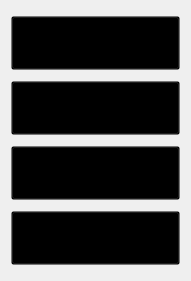
  <widget class="QWidget" name="verticalLayoutWidget_2">
   <property name="geometry">
    <rect>
     <x>190</x>
     <y>140</y>
     <width>191</width>
     <height>281</height>
    </rect>
   </property>
   <layout class="QVBoxLayout" name="verticalLayout_2">
    <item>
     <widget class="QPushButton" name="parkButton">
      <property name="palette">
       <palette>
        <active>
         <colorrole role="WindowText">
          <brush brushstyle="SolidPattern">
           <color alpha="255">
            <red>85</red>
            <green>170</green>
            <blue>255</blue>
           </color>
          </brush>
         </colorrole>
         <colorrole role="Button">
          <brush brushstyle="SolidPattern">
           <color alpha="0">
            <red>0</red>
            <green>0</green>
            <blue>0</blue>
           </color>
          </brush>
         </colorrole>
         <colorrole role="Midlight">
          <brush brushstyle="SolidPattern">
           <color alpha="255">
            <red>85</red>
            <green>255</green>
            <blue>255</blue>
           </color>
          </brush>
         </colorrole>
         <colorrole role="Dark">
          <brush brushstyle="SolidPattern">
           <color alpha="255">
            <red>85</red>
            <green>255</green>
            <blue>255</blue>
           </color>
          </brush>
         </colorrole>
         <colorrole role="Mid">
          <brush brushstyle="SolidPattern">
           <color alpha="255">
            <red>85</red>
            <green>255</green>
            <blue>255</blue>
           </color>
          </brush>
         </colorrole>
         <colorrole role="Text">
          <brush brushstyle="SolidPattern">
           <color alpha="255">
            <red>85</red>
            <green>255</green>
            <blue>255</blue>
           </color>
          </brush>
         </colorrole>
         <colorrole role="ButtonText">
          <brush brushstyle="SolidPattern">
           <color alpha="255">
            <red>0</red>
            <green>0</green>
            <blue>0</blue>
           </color>
          </brush>
         </colorrole>
         <colorrole role="Base">
          <brush brushstyle="SolidPattern">
           <color alpha="0">
            <red>0</red>
            <green>0</green>
            <blue>0</blue>
           </color>
          </brush>
         </colorrole>
         <colorrole role="Window">
          <brush brushstyle="SolidPattern">
           <color alpha="0">
            <red>0</red>
            <green>0</green>
            <blue>0</blue>
           </color>
          </brush>
         </colorrole>
        </active>
        <inactive>
         <colorrole role="WindowText">
          <brush brushstyle="SolidPattern">
           <color alpha="255">
            <red>85</red>
            <green>170</green>
            <blue>255</blue>
           </color>
          </brush>
         </colorrole>
         <colorrole role="Button">
          <brush brushstyle="SolidPattern">
           <color alpha="0">
            <red>0</red>
            <green>0</green>
            <blue>0</blue>
           </color>
          </brush>
         </colorrole>
         <colorrole role="Midlight">
          <brush brushstyle="SolidPattern">
           <color alpha="255">
            <red>85</red>
            <green>255</green>
            <blue>255</blue>
           </color>
          </brush>
         </colorrole>
         <colorrole role="Dark">
          <brush brushstyle="SolidPattern">
           <color alpha="255">
            <red>85</red>
            <green>255</green>
            <blue>255</blue>
           </color>
          </brush>
         </colorrole>
         <colorrole role="Mid">
          <brush brushstyle="SolidPattern">
           <color alpha="255">
            <red>85</red>
            <green>255</green>
            <blue>255</blue>
           </color>
          </brush>
         </colorrole>
         <colorrole role="Text">
          <brush brushstyle="SolidPattern">
           <color alpha="255">
            <red>85</red>
            <green>255</green>
            <blue>255</blue>
           </color>
          </brush>
         </colorrole>
         <colorrole role="ButtonText">
          <brush brushstyle="SolidPattern">
           <color alpha="255">
            <red>0</red>
            <green>0</green>
            <blue>0</blue>
           </color>
          </brush>
         </colorrole>
         <colorrole role="Base">
          <brush brushstyle="SolidPattern">
           <color alpha="0">
            <red>0</red>
            <green>0</green>
            <blue>0</blue>
           </color>
          </brush>
         </colorrole>
         <colorrole role="Window">
          <brush brushstyle="SolidPattern">
           <color alpha="0">
            <red>0</red>
            <green>0</green>
            <blue>0</blue>
           </color>
          </brush>
         </colorrole>
        </inactive>
        <disabled>
         <colorrole role="WindowText">
          <brush brushstyle="SolidPattern">
           <color alpha="255">
            <red>85</red>
            <green>255</green>
            <blue>255</blue>
           </color>
          </brush>
         </colorrole>
         <colorrole role="Button">
          <brush brushstyle="SolidPattern">
           <color alpha="0">
            <red>0</red>
            <green>0</green>
            <blue>0</blue>
           </color>
          </brush>
         </colorrole>
         <colorrole role="Midlight">
          <brush brushstyle="SolidPattern">
           <color alpha="255">
            <red>85</red>
            <green>255</green>
            <blue>255</blue>
           </color>
          </brush>
         </colorrole>
         <colorrole role="Dark">
          <brush brushstyle="SolidPattern">
           <color alpha="255">
            <red>85</red>
            <green>255</green>
            <blue>255</blue>
           </color>
          </brush>
         </colorrole>
         <colorrole role="Mid">
          <brush brushstyle="SolidPattern">
           <color alpha="255">
            <red>85</red>
            <green>255</green>
            <blue>255</blue>
           </color>
          </brush>
         </colorrole>
         <colorrole role="Text">
          <brush brushstyle="SolidPattern">
           <color alpha="255">
            <red>85</red>
            <green>255</green>
            <blue>255</blue>
           </color>
          </brush>
         </colorrole>
         <colorrole role="ButtonText">
          <brush brushstyle="SolidPattern">
           <color alpha="255">
            <red>85</red>
            <green>255</green>
            <blue>255</blue>
           </color>
          </brush>
         </colorrole>
         <colorrole role="Base">
          <brush brushstyle="SolidPattern">
           <color alpha="0">
            <red>0</red>
            <green>0</green>
            <blue>0</blue>
           </color>
          </brush>
         </colorrole>
         <colorrole role="Window">
          <brush brushstyle="SolidPattern">
           <color alpha="0">
            <red>0</red>
            <green>0</green>
            <blue>0</blue>
           </color>
          </brush>
         </colorrole>
        </disabled>
       </palette>
      </property>
      <property name="font">
       <font>
        <family>Forte</family>
        <pointsize>25</pointsize>
        <stylestrategy>PreferDefault</stylestrategy>
       </font>
      </property>
      <property name="cursor">
       <cursorShape>PointingHandCursor</cursorShape>
      </property>
      <property name="acceptDrops">
       <bool>false</bool>
      </property>
      <property name="autoFillBackground">
       <bool>false</bool>
      </property>
      <property name="styleSheet">
       <string notr="true"/>
      </property>
      <property name="text">
       <string>Park</string>
      </property>
      <property name="autoRepeat">
       <bool>false</bool>
      </property>
      <property name="autoExclusive">
       <bool>false</bool>
      </property>
      <property name="autoDefault">
       <bool>false</bool>
      </property>
      <property name="default">
       <bool>false</bool>
      </property>
      <property name="flat">
       <bool>false</bool>
      </property>
     </widget>
    </item>
    <item>
     <widget class="QPushButton" name="schoolButton">
      <property name="palette">
       <palette>
        <active>
         <colorrole role="WindowText">
          <brush brushstyle="SolidPattern">
           <color alpha="255">
            <red>85</red>
            <green>170</green>
            <blue>255</blue>
           </color>
          </brush>
         </colorrole>
         <colorrole role="Button">
          <brush brushstyle="SolidPattern">
           <color alpha="0">
            <red>0</red>
            <green>0</green>
            <blue>0</blue>
           </color>
          </brush>
         </colorrole>
         <colorrole role="Midlight">
          <brush brushstyle="SolidPattern">
           <color alpha="255">
            <red>85</red>
            <green>255</green>
            <blue>255</blue>
           </color>
          </brush>
         </colorrole>
         <colorrole role="Dark">
          <brush brushstyle="SolidPattern">
           <color alpha="255">
            <red>85</red>
            <green>255</green>
            <blue>255</blue>
           </color>
          </brush>
         </colorrole>
         <colorrole role="Mid">
          <brush brushstyle="SolidPattern">
           <color alpha="255">
            <red>85</red>
            <green>255</green>
            <blue>255</blue>
           </color>
          </brush>
         </colorrole>
         <colorrole role="Text">
          <brush brushstyle="SolidPattern">
           <color alpha="255">
            <red>85</red>
            <green>255</green>
            <blue>255</blue>
           </color>
          </brush>
         </colorrole>
         <colorrole role="ButtonText">
          <brush brushstyle="SolidPattern">
           <color alpha="255">
            <red>0</red>
            <green>0</green>
            <blue>0</blue>
           </color>
          </brush>
         </colorrole>
         <colorrole role="Base">
          <brush brushstyle="SolidPattern">
           <color alpha="0">
            <red>0</red>
            <green>0</green>
            <blue>0</blue>
           </color>
          </brush>
         </colorrole>
         <colorrole role="Window">
          <brush brushstyle="SolidPattern">
           <color alpha="0">
            <red>0</red>
            <green>0</green>
            <blue>0</blue>
           </color>
          </brush>
         </colorrole>
        </active>
        <inactive>
         <colorrole role="WindowText">
          <brush brushstyle="SolidPattern">
           <color alpha="255">
            <red>85</red>
            <green>170</green>
            <blue>255</blue>
           </color>
          </brush>
         </colorrole>
         <colorrole role="Button">
          <brush brushstyle="SolidPattern">
           <color alpha="0">
            <red>0</red>
            <green>0</green>
            <blue>0</blue>
           </color>
          </brush>
         </colorrole>
         <colorrole role="Midlight">
          <brush brushstyle="SolidPattern">
           <color alpha="255">
            <red>85</red>
            <green>255</green>
            <blue>255</blue>
           </color>
          </brush>
         </colorrole>
         <colorrole role="Dark">
          <brush brushstyle="SolidPattern">
           <color alpha="255">
            <red>85</red>
            <green>255</green>
            <blue>255</blue>
           </color>
          </brush>
         </colorrole>
         <colorrole role="Mid">
          <brush brushstyle="SolidPattern">
           <color alpha="255">
            <red>85</red>
            <green>255</green>
            <blue>255</blue>
           </color>
          </brush>
         </colorrole>
         <colorrole role="Text">
          <brush brushstyle="SolidPattern">
           <color alpha="255">
            <red>85</red>
            <green>255</green>
            <blue>255</blue>
           </color>
          </brush>
         </colorrole>
         <colorrole role="ButtonText">
          <brush brushstyle="SolidPattern">
           <color alpha="255">
            <red>0</red>
            <green>0</green>
            <blue>0</blue>
           </color>
          </brush>
         </colorrole>
         <colorrole role="Base">
          <brush brushstyle="SolidPattern">
           <color alpha="0">
            <red>0</red>
            <green>0</green>
            <blue>0</blue>
           </color>
          </brush>
         </colorrole>
         <colorrole role="Window">
          <brush brushstyle="SolidPattern">
           <color alpha="0">
            <red>0</red>
            <green>0</green>
            <blue>0</blue>
           </color>
          </brush>
         </colorrole>
        </inactive>
        <disabled>
         <colorrole role="WindowText">
          <brush brushstyle="SolidPattern">
           <color alpha="255">
            <red>85</red>
            <green>255</green>
            <blue>255</blue>
           </color>
          </brush>
         </colorrole>
         <colorrole role="Button">
          <brush brushstyle="SolidPattern">
           <color alpha="0">
            <red>0</red>
            <green>0</green>
            <blue>0</blue>
           </color>
          </brush>
         </colorrole>
         <colorrole role="Midlight">
          <brush brushstyle="SolidPattern">
           <color alpha="255">
            <red>85</red>
            <green>255</green>
            <blue>255</blue>
           </color>
          </brush>
         </colorrole>
         <colorrole role="Dark">
          <brush brushstyle="SolidPattern">
           <color alpha="255">
            <red>85</red>
            <green>255</green>
            <blue>255</blue>
           </color>
          </brush>
         </colorrole>
         <colorrole role="Mid">
          <brush brushstyle="SolidPattern">
           <color alpha="255">
            <red>85</red>
            <green>255</green>
            <blue>255</blue>
           </color>
          </brush>
         </colorrole>
         <colorrole role="Text">
          <brush brushstyle="SolidPattern">
           <color alpha="255">
            <red>85</red>
            <green>255</green>
            <blue>255</blue>
           </color>
          </brush>
         </colorrole>
         <colorrole role="ButtonText">
          <brush brushstyle="SolidPattern">
           <color alpha="255">
            <red>85</red>
            <green>255</green>
            <blue>255</blue>
           </color>
          </brush>
         </colorrole>
         <colorrole role="Base">
          <brush brushstyle="SolidPattern">
           <color alpha="0">
            <red>0</red>
            <green>0</green>
            <blue>0</blue>
           </color>
          </brush>
         </colorrole>
         <colorrole role="Window">
          <brush brushstyle="SolidPattern">
           <color alpha="0">
            <red>0</red>
            <green>0</green>
            <blue>0</blue>
           </color>
          </brush>
         </colorrole>
        </disabled>
       </palette>
      </property>
      <property name="font">
       <font>
        <family>Forte</family>
        <pointsize>25</pointsize>
        <stylestrategy>PreferDefault</stylestrategy>
       </font>
      </property>
      <property name="cursor">
       <cursorShape>PointingHandCursor</cursorShape>
      </property>
      <property name="acceptDrops">
       <bool>false</bool>
      </property>
      <property name="autoFillBackground">
       <bool>false</bool>
      </property>
      <property name="styleSheet">
       <string notr="true"/>
      </property>
      <property name="text">
       <string>School</string>
      </property>
      <property name="autoRepeat">
       <bool>false</bool>
      </property>
      <property name="autoExclusive">
       <bool>false</bool>
      </property>
      <property name="autoDefault">
       <bool>false</bool>
      </property>
      <property name="default">
       <bool>false</bool>
      </property>
      <property name="flat">
       <bool>false</bool>
      </property>
     </widget>
    </item>
    <item>
     <widget class="QPushButton" name="beachButton">
      <property name="palette">
       <palette>
        <active>
         <colorrole role="WindowText">
          <brush brushstyle="SolidPattern">
           <color alpha="255">
            <red>85</red>
            <green>170</green>
            <blue>255</blue>
           </color>
          </brush>
         </colorrole>
         <colorrole role="Button">
          <brush brushstyle="SolidPattern">
           <color alpha="0">
            <red>0</red>
            <green>0</green>
            <blue>0</blue>
           </color>
          </brush>
         </colorrole>
         <colorrole role="Midlight">
          <brush brushstyle="SolidPattern">
           <color alpha="255">
            <red>85</red>
            <green>255</green>
            <blue>255</blue>
           </color>
          </brush>
         </colorrole>
         <colorrole role="Dark">
          <brush brushstyle="SolidPattern">
           <color alpha="255">
            <red>85</red>
            <green>255</green>
            <blue>255</blue>
           </color>
          </brush>
         </colorrole>
         <colorrole role="Mid">
          <brush brushstyle="SolidPattern">
           <color alpha="255">
            <red>85</red>
            <green>255</green>
            <blue>255</blue>
           </color>
          </brush>
         </colorrole>
         <colorrole role="Text">
          <brush brushstyle="SolidPattern">
           <color alpha="255">
            <red>85</red>
            <green>255</green>
            <blue>255</blue>
           </color>
          </brush>
         </colorrole>
         <colorrole role="ButtonText">
          <brush brushstyle="SolidPattern">
           <color alpha="255">
            <red>0</red>
            <green>0</green>
            <blue>0</blue>
           </color>
          </brush>
         </colorrole>
         <colorrole role="Base">
          <brush brushstyle="SolidPattern">
           <color alpha="0">
            <red>0</red>
            <green>0</green>
            <blue>0</blue>
           </color>
          </brush>
         </colorrole>
         <colorrole role="Window">
          <brush brushstyle="SolidPattern">
           <color alpha="0">
            <red>0</red>
            <green>0</green>
            <blue>0</blue>
           </color>
          </brush>
         </colorrole>
        </active>
        <inactive>
         <colorrole role="WindowText">
          <brush brushstyle="SolidPattern">
           <color alpha="255">
            <red>85</red>
            <green>170</green>
            <blue>255</blue>
           </color>
          </brush>
         </colorrole>
         <colorrole role="Button">
          <brush brushstyle="SolidPattern">
           <color alpha="0">
            <red>0</red>
            <green>0</green>
            <blue>0</blue>
           </color>
          </brush>
         </colorrole>
         <colorrole role="Midlight">
          <brush brushstyle="SolidPattern">
           <color alpha="255">
            <red>85</red>
            <green>255</green>
            <blue>255</blue>
           </color>
          </brush>
         </colorrole>
         <colorrole role="Dark">
          <brush brushstyle="SolidPattern">
           <color alpha="255">
            <red>85</red>
            <green>255</green>
            <blue>255</blue>
           </color>
          </brush>
         </colorrole>
         <colorrole role="Mid">
          <brush brushstyle="SolidPattern">
           <color alpha="255">
            <red>85</red>
            <green>255</green>
            <blue>255</blue>
           </color>
          </brush>
         </colorrole>
         <colorrole role="Text">
          <brush brushstyle="SolidPattern">
           <color alpha="255">
            <red>85</red>
            <green>255</green>
            <blue>255</blue>
           </color>
          </brush>
         </colorrole>
         <colorrole role="ButtonText">
          <brush brushstyle="SolidPattern">
           <color alpha="255">
            <red>0</red>
            <green>0</green>
            <blue>0</blue>
           </color>
          </brush>
         </colorrole>
         <colorrole role="Base">
          <brush brushstyle="SolidPattern">
           <color alpha="0">
            <red>0</red>
            <green>0</green>
            <blue>0</blue>
           </color>
          </brush>
         </colorrole>
         <colorrole role="Window">
          <brush brushstyle="SolidPattern">
           <color alpha="0">
            <red>0</red>
            <green>0</green>
            <blue>0</blue>
           </color>
          </brush>
         </colorrole>
        </inactive>
        <disabled>
         <colorrole role="WindowText">
          <brush brushstyle="SolidPattern">
           <color alpha="255">
            <red>85</red>
            <green>255</green>
            <blue>255</blue>
           </color>
          </brush>
         </colorrole>
         <colorrole role="Button">
          <brush brushstyle="SolidPattern">
           <color alpha="0">
            <red>0</red>
            <green>0</green>
            <blue>0</blue>
           </color>
          </brush>
         </colorrole>
         <colorrole role="Midlight">
          <brush brushstyle="SolidPattern">
           <color alpha="255">
            <red>85</red>
            <green>255</green>
            <blue>255</blue>
           </color>
          </brush>
         </colorrole>
         <colorrole role="Dark">
          <brush brushstyle="SolidPattern">
           <color alpha="255">
            <red>85</red>
            <green>255</green>
            <blue>255</blue>
           </color>
          </brush>
         </colorrole>
         <colorrole role="Mid">
          <brush brushstyle="SolidPattern">
           <color alpha="255">
            <red>85</red>
            <green>255</green>
            <blue>255</blue>
           </color>
          </brush>
         </colorrole>
         <colorrole role="Text">
          <brush brushstyle="SolidPattern">
           <color alpha="255">
            <red>85</red>
            <green>255</green>
            <blue>255</blue>
           </color>
          </brush>
         </colorrole>
         <colorrole role="ButtonText">
          <brush brushstyle="SolidPattern">
           <color alpha="255">
            <red>85</red>
            <green>255</green>
            <blue>255</blue>
           </color>
          </brush>
         </colorrole>
         <colorrole role="Base">
          <brush brushstyle="SolidPattern">
           <color alpha="0">
            <red>0</red>
            <green>0</green>
            <blue>0</blue>
           </color>
          </brush>
         </colorrole>
         <colorrole role="Window">
          <brush brushstyle="SolidPattern">
           <color alpha="0">
            <red>0</red>
            <green>0</green>
            <blue>0</blue>
           </color>
          </brush>
         </colorrole>
        </disabled>
       </palette>
      </property>
      <property name="font">
       <font>
        <family>Forte</family>
        <pointsize>25</pointsize>
        <stylestrategy>PreferDefault</stylestrategy>
       </font>
      </property>
      <property name="cursor">
       <cursorShape>PointingHandCursor</cursorShape>
      </property>
      <property name="acceptDrops">
       <bool>false</bool>
      </property>
      <property name="autoFillBackground">
       <bool>false</bool>
      </property>
      <property name="styleSheet">
       <string notr="true"/>
      </property>
      <property name="text">
       <string>Beach</string>
      </property>
      <property name="autoRepeat">
       <bool>false</bool>
      </property>
      <property name="autoExclusive">
       <bool>false</bool>
      </property>
      <property name="autoDefault">
       <bool>false</bool>
      </property>
      <property name="default">
       <bool>false</bool>
      </property>
      <property name="flat">
       <bool>false</bool>
      </property>
     </widget>
    </item>
    <item>
     <widget class="QPushButton" name="animalsButton">
      <property name="palette">
       <palette>
        <active>
         <colorrole role="WindowText">
          <brush brushstyle="SolidPattern">
           <color alpha="255">
            <red>85</red>
            <green>170</green>
            <blue>255</blue>
           </color>
          </brush>
         </colorrole>
         <colorrole role="Button">
          <brush brushstyle="SolidPattern">
           <color alpha="0">
            <red>0</red>
            <green>0</green>
            <blue>0</blue>
           </color>
          </brush>
         </colorrole>
         <colorrole role="Midlight">
          <brush brushstyle="SolidPattern">
           <color alpha="255">
            <red>85</red>
            <green>255</green>
            <blue>255</blue>
           </color>
          </brush>
         </colorrole>
         <colorrole role="Dark">
          <brush brushstyle="SolidPattern">
           <color alpha="255">
            <red>85</red>
            <green>255</green>
            <blue>255</blue>
           </color>
          </brush>
         </colorrole>
         <colorrole role="Mid">
          <brush brushstyle="SolidPattern">
           <color alpha="255">
            <red>85</red>
            <green>255</green>
            <blue>255</blue>
           </color>
          </brush>
         </colorrole>
         <colorrole role="Text">
          <brush brushstyle="SolidPattern">
           <color alpha="255">
            <red>85</red>
            <green>255</green>
            <blue>255</blue>
           </color>
          </brush>
         </colorrole>
         <colorrole role="ButtonText">
          <brush brushstyle="SolidPattern">
           <color alpha="255">
            <red>0</red>
            <green>0</green>
            <blue>0</blue>
           </color>
          </brush>
         </colorrole>
         <colorrole role="Base">
          <brush brushstyle="SolidPattern">
           <color alpha="0">
            <red>0</red>
            <green>0</green>
            <blue>0</blue>
           </color>
          </brush>
         </colorrole>
         <colorrole role="Window">
          <brush brushstyle="SolidPattern">
           <color alpha="0">
            <red>0</red>
            <green>0</green>
            <blue>0</blue>
           </color>
          </brush>
         </colorrole>
        </active>
        <inactive>
         <colorrole role="WindowText">
          <brush brushstyle="SolidPattern">
           <color alpha="255">
            <red>85</red>
            <green>170</green>
            <blue>255</blue>
           </color>
          </brush>
         </colorrole>
         <colorrole role="Button">
          <brush brushstyle="SolidPattern">
           <color alpha="0">
            <red>0</red>
            <green>0</green>
            <blue>0</blue>
           </color>
          </brush>
         </colorrole>
         <colorrole role="Midlight">
          <brush brushstyle="SolidPattern">
           <color alpha="255">
            <red>85</red>
            <green>255</green>
            <blue>255</blue>
           </color>
          </brush>
         </colorrole>
         <colorrole role="Dark">
          <brush brushstyle="SolidPattern">
           <color alpha="255">
            <red>85</red>
            <green>255</green>
            <blue>255</blue>
           </color>
          </brush>
         </colorrole>
         <colorrole role="Mid">
          <brush brushstyle="SolidPattern">
           <color alpha="255">
            <red>85</red>
            <green>255</green>
            <blue>255</blue>
           </color>
          </brush>
         </colorrole>
         <colorrole role="Text">
          <brush brushstyle="SolidPattern">
           <color alpha="255">
            <red>85</red>
            <green>255</green>
            <blue>255</blue>
           </color>
          </brush>
         </colorrole>
         <colorrole role="ButtonText">
          <brush brushstyle="SolidPattern">
           <color alpha="255">
            <red>0</red>
            <green>0</green>
            <blue>0</blue>
           </color>
          </brush>
         </colorrole>
         <colorrole role="Base">
          <brush brushstyle="SolidPattern">
           <color alpha="0">
            <red>0</red>
            <green>0</green>
            <blue>0</blue>
           </color>
          </brush>
         </colorrole>
         <colorrole role="Window">
          <brush brushstyle="SolidPattern">
           <color alpha="0">
            <red>0</red>
            <green>0</green>
            <blue>0</blue>
           </color>
          </brush>
         </colorrole>
        </inactive>
        <disabled>
         <colorrole role="WindowText">
          <brush brushstyle="SolidPattern">
           <color alpha="255">
            <red>85</red>
            <green>255</green>
            <blue>255</blue>
           </color>
          </brush>
         </colorrole>
         <colorrole role="Button">
          <brush brushstyle="SolidPattern">
           <color alpha="0">
            <red>0</red>
            <green>0</green>
            <blue>0</blue>
           </color>
          </brush>
         </colorrole>
         <colorrole role="Midlight">
          <brush brushstyle="SolidPattern">
           <color alpha="255">
            <red>85</red>
            <green>255</green>
            <blue>255</blue>
           </color>
          </brush>
         </colorrole>
         <colorrole role="Dark">
          <brush brushstyle="SolidPattern">
           <color alpha="255">
            <red>85</red>
            <green>255</green>
            <blue>255</blue>
           </color>
          </brush>
         </colorrole>
         <colorrole role="Mid">
          <brush brushstyle="SolidPattern">
           <color alpha="255">
            <red>85</red>
            <green>255</green>
            <blue>255</blue>
           </color>
          </brush>
         </colorrole>
         <colorrole role="Text">
          <brush brushstyle="SolidPattern">
           <color alpha="255">
            <red>85</red>
            <green>255</green>
            <blue>255</blue>
           </color>
          </brush>
         </colorrole>
         <colorrole role="ButtonText">
          <brush brushstyle="SolidPattern">
           <color alpha="255">
            <red>85</red>
            <green>255</green>
            <blue>255</blue>
           </color>
          </brush>
         </colorrole>
         <colorrole role="Base">
          <brush brushstyle="SolidPattern">
           <color alpha="0">
            <red>0</red>
            <green>0</green>
            <blue>0</blue>
           </color>
          </brush>
         </colorrole>
         <colorrole role="Window">
          <brush brushstyle="SolidPattern">
           <color alpha="0">
            <red>0</red>
            <green>0</green>
            <blue>0</blue>
           </color>
          </brush>
         </colorrole>
        </disabled>
       </palette>
      </property>
      <property name="font">
       <font>
        <family>Forte</family>
        <pointsize>25</pointsize>
        <stylestrategy>PreferDefault</stylestrategy>
       </font>
      </property>
      <property name="cursor">
       <cursorShape>PointingHandCursor</cursorShape>
      </property>
      <property name="acceptDrops">
       <bool>false</bool>
      </property>
      <property name="autoFillBackground">
       <bool>false</bool>
      </property>
      <property name="styleSheet">
       <string notr="true"/>
      </property>
      <property name="text">
       <string>Animals</string>
      </property>
      <property name="autoRepeat">
       <bool>false</bool>
      </property>
      <property name="autoExclusive">
       <bool>false</bool>
      </property>
      <property name="autoDefault">
       <bool>false</bool>
      </property>
      <property name="default">
       <bool>false</bool>
      </property>
      <property name="flat">
       <bool>false</bool>
      </property>
     </widget>
    </item>
   </layout>
  </widget>
